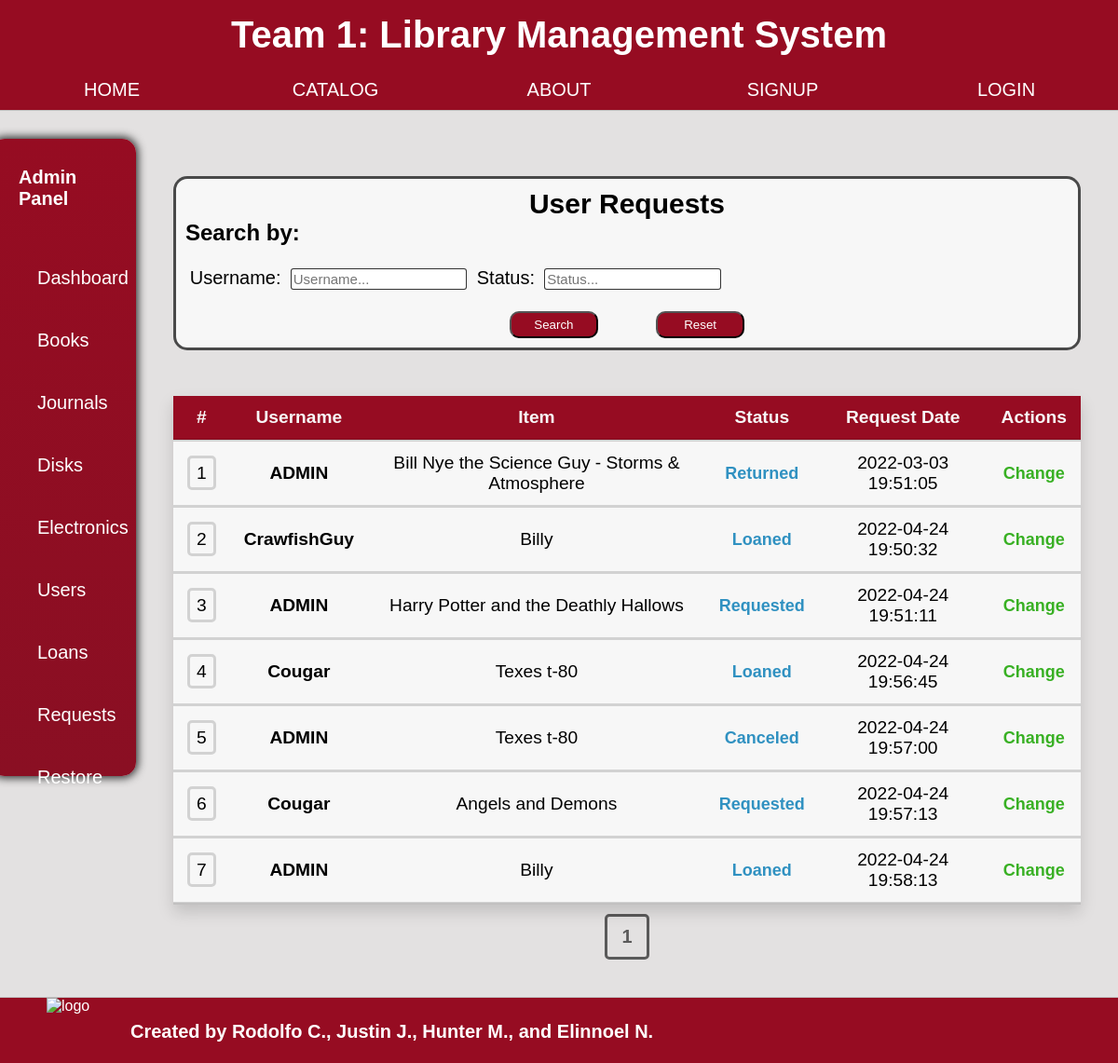
The page /admin/request.php on the database its author committed.
### tables this page shows
CREATE TABLE `reservation` (
  `Reservation_id` int(11) NOT NULL,
  `User` int(11) NOT NULL,
  `Status` int(11) NOT NULL DEFAULT 1,
  `Item` int(11) DEFAULT NULL,
  `Request_date` datetime NOT NULL
);

CREATE TABLE `user` (
  `User_id` int(11) NOT NULL,
  `Fname` varchar(50) DEFAULT NULL,
  `Lname` varchar(50) DEFAULT NULL,
  `Email` varchar(50) NOT NULL,
  `Username` varchar(16) NOT NULL,
  `Password` varchar(255) NOT NULL,
  `Balance` decimal(10,2) UNSIGNED NOT NULL DEFAULT 0.00,
  `DOB` date DEFAULT NULL,
  `Pnumber` varchar(20) DEFAULT NULL,
  `Current_orders` int(11) NOT NULL DEFAULT 0,
  `Created` datetime DEFAULT NULL,
  `User_Status` varchar(6) NOT NULL DEFAULT 'user',
  `Deleted_id` tinyint(4) NOT NULL DEFAULT 0
);

CREATE TABLE `disk` (
  `Disk_id` int(11) NOT NULL,
  `Name` varchar(200) NOT NULL,
  `Rental_status` varchar(6) NOT NULL,
  `Publisher` int(11) NOT NULL,
  `Publish_date` date NOT NULL,
  `Deleted_id` tinyint(4) NOT NULL,
  `Img` varchar(60) NOT NULL,
  `Description` varchar(3000) NOT NULL DEFAULT 'No Description',
  `Reference_type` int(3) NOT NULL DEFAULT 3
);

CREATE TABLE `reservation_status` (
  `Reserve_id` int(11) NOT NULL,
  `Reserve_status` varchar(45) NOT NULL
);

CREATE TABLE `book` (
  `Book_id` int(11) NOT NULL,
  `Name` varchar(45) NOT NULL,
  `Rental_status` varchar(6) NOT NULL,
  `ISBN` varchar(13) NOT NULL,
  `Pages` int(14) NOT NULL,
  `Publisher` int(11) NOT NULL,
  `Publish_date` date NOT NULL,
  `Deleted_id` tinyint(4) NOT NULL DEFAULT 0,
  `Img` varchar(60) DEFAULT NULL,
  `Description` varchar(2000) NOT NULL DEFAULT 'No Description',
  `Reference_type` int(4) NOT NULL DEFAULT 1
);

CREATE TABLE `electronic` (
  `Electronic_id` int(11) NOT NULL,
  `Name` varchar(100) NOT NULL,
  `Type` int(11) NOT NULL,
  `Model` varchar(200) NOT NULL,
  `Brand` int(11) NOT NULL,
  `Img` varchar(60) NOT NULL,
  `Deleted_id` int(11) NOT NULL DEFAULT 0,
  `Rental_status` varchar(6) NOT NULL,
  `Description` varchar(2000) NOT NULL DEFAULT 'No description',
  `Release_date` date NOT NULL,
  `Reference_type` int(6) NOT NULL DEFAULT 4
);

### admin/request.php (the view, shortened to what this page needs)
<?php
    include_once 'adminpanel.php';
    $Output = '';
    $Limitby = 10;
    if(empty($Output)){$Output = $Output .'Reservation_id > 1';}
?>
    <div class="content">
        <head2> <title>Manage Requests</title> <link rel="stylesheet" href="../style.css"> <link rel="stylesheet" href="astyle.css"> </head2>
        <form class="admin-form">
            <h2 style = "text-align:center;">User Requests</h2>
            <h4>Search by:</h4><br>
            <label class="admin-label">Username:</label>
                <input list="listUsername" name="User" placeholder="Username..." class="admin-list"
                    <?php if($_SESSION["Request-User"] != '%%'){ $Value =  'value = "'.substr($_SESSION["Request-User"], 1, -1).'"'; echo $Value; } ?>>
                <label class="admin-label">Status:</label>
                <input list="listStatus" name="Status" placeholder="Status..." class="admin-list"
                    <?php if($_SESSION["Request-Status"] != '%%'){ $Value =  'value = "'.substr($_SESSION["Request-Status"], 1, -1).'"'; echo $Value; } ?>>
                </input> <br><br>
                <div class="admin-button-line">
                    <label class="admin-button"> <button type="submit" name ="submit">Search</button> </label>
                    <label class="admin-button"> <button type="submit" name ="reset">Reset</button> </label>
                </div>
        </form>
        <table class = "content-table">
            <thread>
                <tr>
                    <th style = "width:1%;">#</th>
                    <th>Username
                    </th>
                    <th>Item
                    </th>
                    <th>Status
                    </th>
                    <th>Request Date
                    </th>
                    <th>Actions</th>
                </tr>
            </thread>
        <?php
            $NumResults = 0;
            $sql="SELECT reservation.Reservation_id, item.Item_id, user.User_id, reservation.Status, reservation.Request_date,
                        reservation_status.Reserve_status, user.Username, book.Name AS bName, journal.Name AS jName, electronic.Name AS eName, disk.Name AS dName, user.User_Status
            FROM reservation
            LEFT JOIN item ON item.Item_id=reservation.Item
            LEFT JOIN book ON item.Book_id = book.Book_id
            LEFT JOIN journal ON item.Journal_id = journal.Journal_id
            LEFT JOIN disk ON item.Disk_id = disk.Disk_id
            LEFT JOIN electronic ON item.Electronic_id = electronic.Electronic_id
            INNER JOIN user ON user.User_id=reservation.User
            INNER JOIN reservation_status ON reservation_status.Reserve_id=reservation.Status
            WHERE $Output
            ORDER BY Request_date";
            $result=mysqli_query($con,$sql);
            $NumResults = $NumResults + mysqli_num_rows($result);
            if(!isset($_GET['page'])){$page = 1;}
            else{$page = $_GET['page'];}
            $PageResults = $Limitby;
            $NumOfPages = ceil($NumResults/$PageResults);
            $FirstResult = ($page-1)*$PageResults;
            $num = $FirstResult;
            include '../connect.php';
            $sql="SELECT reservation.Reservation_id, item.Item_id, user.User_id, reservation.Status, reservation.Request_date,
                        reservation_status.Reserve_status, user.Username, book.Name AS bName, journal.Name AS jName, electronic.Name AS eName, disk.Name AS dName, user.User_Status
            FROM reservation
            LEFT JOIN item ON item.Item_id=reservation.Item
            LEFT JOIN book ON item.Book_id = book.Book_id
            LEFT JOIN journal ON item.Journal_id = journal.Journal_id
            LEFT JOIN disk ON item.Disk_id = disk.Disk_id
            LEFT JOIN electronic ON item.Electronic_id = electronic.Electronic_id
            INNER JOIN user ON user.User_id=reservation.User
            INNER JOIN reservation_status ON reservation_status.Reserve_id=reservation.Status
            WHERE $Output
            ORDER BY Request_date
            LIMIT $FirstResult, $PageResults";
            $result=mysqli_query($con,$sql);
            if(!empty($result)){
                while($row=mysqli_fetch_assoc($result)){
                $ID = $row['Reservation_id'];
                $Item = $row['Item_id'];
                if(!empty($row['bName'])){$ItemName = $row['bName'];}
                if(!empty($row['eName'])){$ItemName = $row['eName'];}
                if(!empty($row['dName'])){$ItemName = $row['dName'];}
                $Status = $row['Reserve_status'];
                $Date = $row['Request_date'];
                $Username = $row['Username'];
                $num += 1;
                echo '
                <tbody>
                    <tr id = '.$num.'>
                        <td id = "'.$num.'" onclick ="content()">
                            <s style="padding:5px 7px; border-radius: 5px;">'.$num.'</s>
                        </td>
                        <td id = "'.$num.'" onclick ="content()">
                            <b>'.$Username.'</b><br>
                        </td>
                        <td id = "'.$num.'" onclick ="content()">'.$ItemName.'</td>';
                        echo'
                        <td class = "admin-table-name" id = "'.$num.'" onclick ="content()">
                            <b style = "color: #3091C1; font-size: 18px;">'.$Status.'</b><br>
                        </td>
                        <td id = "'.$num.'" onclick ="content()">'.$Date.'</td>
                        <td id = "'.$num.'" onclick ="content()">
                            <button class = modal-button-open data-modal-target="#modal'.$num.'" style = "color: #38B023; font-size: 18px;">Change</button><br>
                        </td>
                    </tr>
                    <div class="modal" id="modal'.$num.'">
                        <div class="modal-header">
                            <div class="title">Changing Reservation #: '.$ID.'</div>
                            <button data-close-button class="close-button">&times;</button>
                            </div>
                            <div class="modal-body">
                                <div class = "modal-body-text">
                                    <div style ="display:inline-block;">
                                        <div style = "color: rgba(0,0,0,.50); display:inline-block;">
                                            <b>Details</b>
                                            <hr style="width:585px; border-color: rgba(0,0,0,.15); display:inline-block; position: relative; top: -3px;"> </hr>
                                        </div> <br><br>
                                        <div style = "display:inline-block; margin: 5px auto; font-size: 20px; max-width: 460px;">
                                            <b>Username:</b> '.$Username.'
                                        </div><br>
                                        <div style = "display:inline-block; margin: 5px auto; font-size: 20px; max-width: 460px;">
                                            <b>Item ID:</b> '.$Item.'
                                        </div><br>';
                                    echo '
                                    </div>
                                </div>
                            </div>
                        </div>
                    </div>
                    <div id="overlay"></div>
                </tbody>';
                }
            }
            else{
                $NumOfPages = 0;
            }
            echo '<div class = "PageCount">';
            for($PageCount=1;$PageCount<=$NumOfPages;$PageCount++){
                echo '<a href="?page='.$PageCount.'">';
                if($PageCount == $page){
                    echo '<div class = "Selected-Page" style = "display:inline-block;">
                                <b>'.$PageCount.'</b>
                        </div>
                    </a>';
                }
                else{
                    echo '<div class = "Unselected-Page" style = "display:inline-block;">
                                <b>'.$PageCount.'</b>
                        </div>
                    </a>';
                }
            }
            echo '</div>';
        ?>
<?php include_once '../footer.php'; ?>

### style.css (style rules this page uses)
* { padding: 0; margin: 0; list-style: none; text-decoration: none; box-sizing: border-box; font-family: Arial, HelvSetica, sans-serif; }
.content { padding: 40px 40px; width:100%; }
body { display: flex; flex-direction: column; min-height: 100vh; background-color: #C8102E; margin: 0; font-family: Helvetica; padding:0; }

### admin/astyle.css (style rules this page uses)
h4 { font-size: 1.5rem; }
.content-table { border-collapse: collapse; margin: 10px 0; font-size: 1.2em; width: 100%; box-shadow: 0 .5rem 1rem rgba(0,0,0,.15)!important; }
.content-table th, .content-table td { padding: 12px 15px; border-bottom: 3px solid rgba(0,0,0,.15); background-color: #f7f7f7; text-align: center; }
.content-table th { background-color: #960c22; color: #f7f7f7; }
.content-table td s { border-color: rgba(0,0,0,.15); border-style: solid; }
*, *::after, *::before { box-sizing: border-box; }
.modal-button-open { cursor: pointer; border: none; outline: none; background: none; font-weight: bold; }
.PageCount { width: 100%; text-align: center; bottom: 10%; }
.PageCount a { font-size: 20px; padding: 10px; color: rgba(0, 0, 0, .6); }
.PageCount a div { padding: 10px 15px; }
.Selected-Page { border: 3px solid rgba(0, 0, 0, .6); border-radius: 5px; padding: 10px 15px; }
.admin-form { width: 100%; border: 3px solid rgba(0,0,0,.70); padding: 10px; background: #f7f7f7; border-radius: 15px; font-size: 20px; margin-bottom: 5%; }
.admin-label { margin: auto .5%; }
.admin-list { width: 20%; font-size: 15px; border: 1px solid rgba(0,0,0,.80); border-radius: 3px; padding: .2%; }
.admin-button-line { text-align: center; }
.admin-button button { background: #960c22; padding: 5px; width: 10%; color: #fff; border-radius: 10px; cursor: pointer; margin: auto 3%; }

### rows shown on the page
reservation: User.Username "ADMIN", disk.Name "Bill Nye the Science Guy - Storms & Atmosphere", Status.Reserve_status "Returned", Request_date "2022-03-03 19:51:05"
reservation: User.Username "CrawfishGuy", book.Name "Billy", Status.Reserve_status "Loaned", Request_date "2022-04-24 19:50:32"
reservation: User.Username "ADMIN", book.Name "Harry Potter and the Deathly Hallows", Status.Reserve_status "Requested", Request_date "2022-04-24 19:51:11"
reservation: User.Username "Cougar", electronic.Name "Texes t-80", Status.Reserve_status "Loaned", Request_date "2022-04-24 19:56:45"
reservation: User.Username "ADMIN", Status.Reserve_status "Canceled", Request_date "2022-04-24 19:57:00"
electronic: Name "Texes t-80"
reservation: User.Username "Cougar", book.Name "Angels and Demons", Status.Reserve_status "Requested", Request_date "2022-04-24 19:57:13"
reservation: User.Username "ADMIN", book.Name "Billy", Status.Reserve_status "Loaned", Request_date "2022-04-24 19:58:13"

### other values the page prints
$about "ABOUT"
$sign "SIGNUP"
$log "LOGIN"
